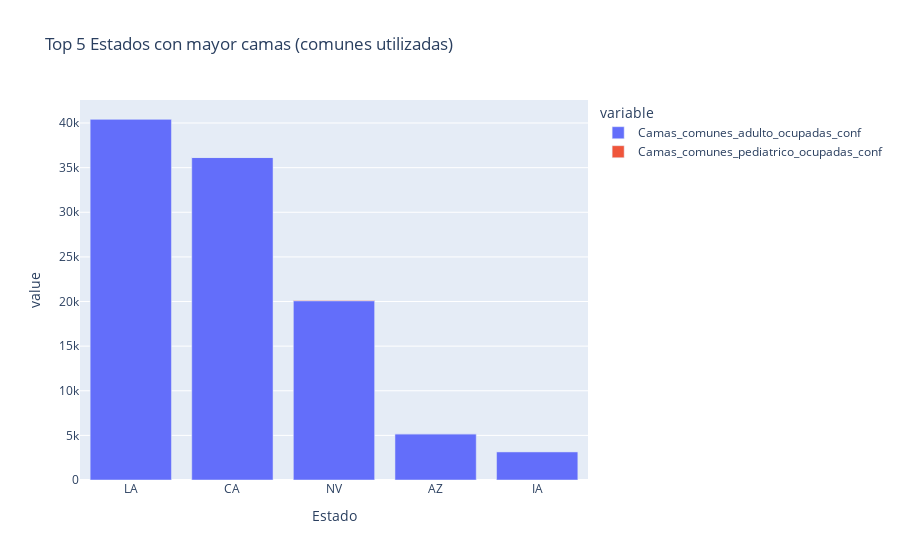

Write notebook code for a chart like this one.
### Code cell
#Grafico
figura1 = px.bar(df_agrup_state, 
                    title= 'Top 5 Estados con mayor camas (comunes utilizadas)',
                    )
figura1.show()

### Figure 1 — Plotly figure (JSON) as saved in the notebook; plotly's stock layout.template omitted (floating-point values rounded to 4 significant figures)
{"data": [{"alignmentgroup": "True", "hovertemplate": "variable=Camas_comunes_adulto_ocupadas_conf<br>Estado=%{x}<br>value=%{y}<extra></extra>", "legendgroup": "Camas_comunes_adulto_ocupadas_conf", "marker": {"color": "#636efa", "pattern": {"shape": ""}}, "name": "Camas_comunes_adulto_ocupadas_conf", "offsetgroup": "Camas_comunes_adulto_ocupadas_conf", "orientation": "v", "showlegend": true, "textposition": "auto", "type": "bar", "x": ["LA", "CA", "NV", "AZ", "IA"], "xaxis": "x", "y": [40452, 36134, 20089, 5177, 3174], "yaxis": "y"}, {"alignmentgroup": "True", "hovertemplate": "variable=Camas_comunes_pediatrico_ocupadas_conf<br>Estado=%{x}<br>value=%{y}<extra></extra>", "legendgroup": "Camas_comunes_pediatrico_ocupadas_conf", "marker": {"color": "#EF553B", "pattern": {"shape": ""}}, "name": "Camas_comunes_pediatrico_ocupadas_conf", "offsetgroup": "Camas_comunes_pediatrico_ocupadas_conf", "orientation": "v", "showlegend": true, "textposition": "auto", "type": "bar", "x": ["LA", "CA", "NV", "AZ", "IA"], "xaxis": "x", "y": [0, 0, 45, 0, 0], "yaxis": "y"}], "layout": {"barmode": "relative", "legend": {"title": {"text": "variable"}, "tracegroupgap": 0}, "title": {"text": "Top 5 Estados con mayor camas (comunes utilizadas)"}, "xaxis": {"anchor": "y", "domain": [0, 1], "title": {"text": "Estado"}}, "yaxis": {"anchor": "x", "domain": [0, 1], "title": {"text": "value"}}}}
